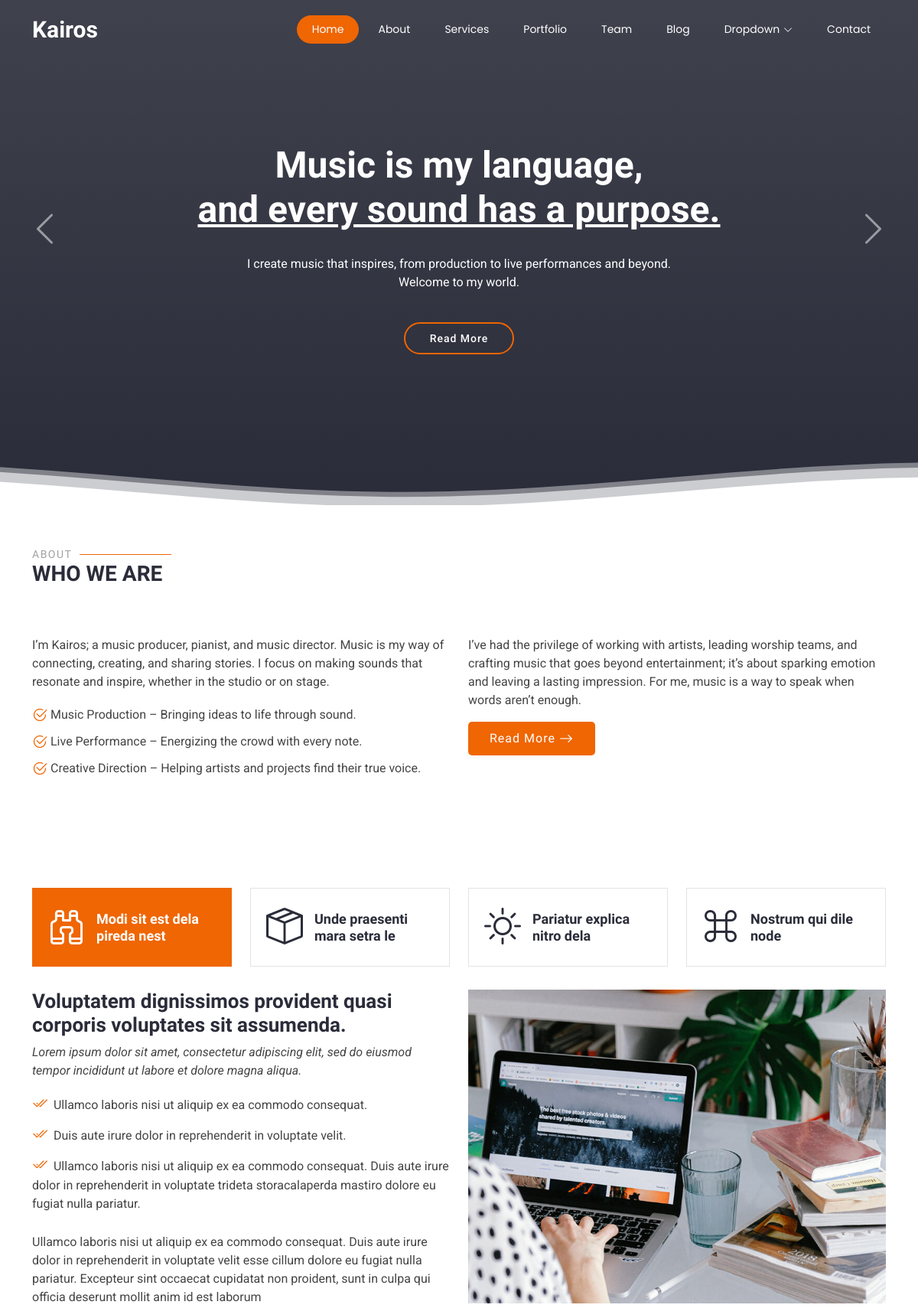
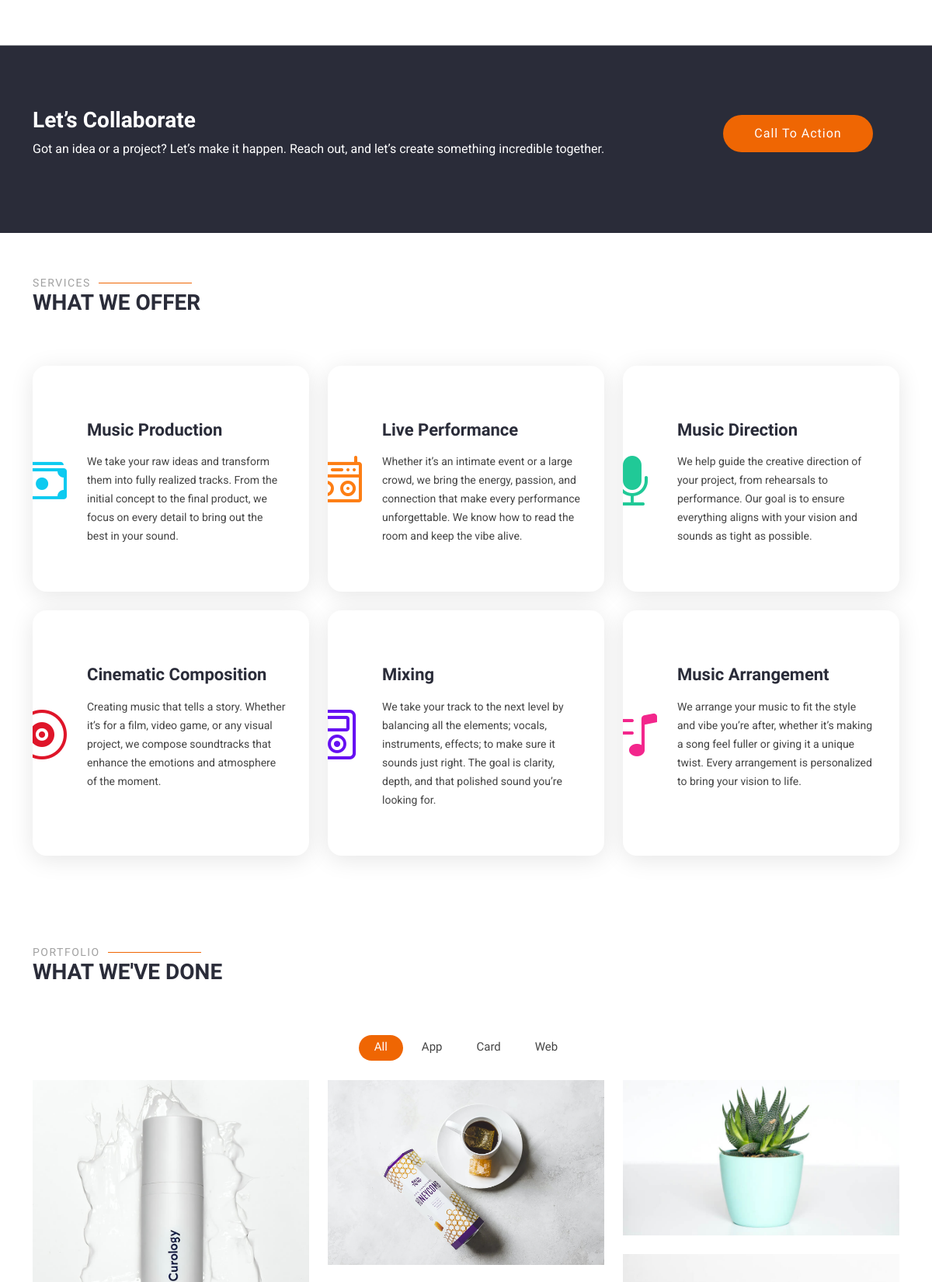
The page / (upper part) on the database its author committed (2 pictures, top to bottom).
### app/models.py (models this page shows, shortened)
class PageTitle(models.Model):
    title = models.CharField(max_length=100)

class Heropage(models.Model):
    heading_text_1 = models.CharField(max_length=100)
    heading_underline_text_1 = models.CharField(max_length=100)
    heading_description_1 = models.TextField()
    heading_text_2 = models.CharField(max_length=100)
    heading_underline_text_2 = models.CharField(max_length=100)
    heading_description_2 = models.TextField()

class About(models.Model):
    short_about = models.TextField()
    about_list_1=models.CharField(max_length=255)
    about_list_2=models.CharField(max_length=255)
    about_list_3=models.CharField(max_length=255)
    long_about = models.TextField()

class Whatoffered(models.Model):
    title = models.CharField(max_length=100)
    description = models.TextField()

### app/views.py (the view)
# urls.py: path("", views.home, name="home"),
def home(request):
    title = PageTitle.objects.first()
    heroitems = Heropage.objects.first()
    about = About.objects.first()
    whatoffered = Whatoffered.objects.all()
    context = {
        'title': title.title,
        'heading_text_1': heroitems.heading_text_1,
        'heading_underline_text_1': heroitems.heading_underline_text_1,
        'heading_description_1': heroitems.heading_description_1,
        'heading_text_2': heroitems.heading_text_2,
        'heading_underline_text_2': heroitems.heading_underline_text_2,
        'heading_description_2': heroitems.heading_description_2,
        'short_about': about.short_about,
        'about_list_1': about.about_list_1,
        'about_list_2': about.about_list_2,
        'about_list_3': about.about_list_3,
        'long_about': about.long_about,
        'testimonials': Testimonial.objects.all(),
        'faq': Faq.objects.all(),
    }
    for i, item in enumerate(whatoffered, start=1):
        context['what_offered_title_%s' %i] = item.title
        context['what_offered_description_%s' %i] = item.description
    return render(request, "index.html", context)

### templates/index.html (shortened to what this page needs)
<!DOCTYPE html>
{% load static %}
<html lang="en">
<head>
  <link href="{% static 'vendor/bootstrap/css/bootstrap.min.css'%}" rel="stylesheet">
  <link href="{% static 'vendor/bootstrap-icons/bootstrap-icons.css'%}" rel="stylesheet">
  <link href="{% static 'vendor/aos/aos.css'%}" rel="stylesheet">
  <link href="{% static 'vendor/animate.css/animate.min.css'%}" rel="stylesheet">
  <link href="{% static 'vendor/glightbox/css/glightbox.min.css'%}" rel="stylesheet">
  <link href="{% static 'vendor/swiper/swiper-bundle.min.css'%}" rel="stylesheet">
  <link href="{% static 'css/main.css'%}" rel="stylesheet">
</head>
<body class="index-page">
  <header id="header" class="header d-flex align-items-center fixed-top">
    <div class="container-fluid container-xl position-relative d-flex align-items-center justify-content-between">
      <a href="index.html" class="logo d-flex align-items-center">
        <h1 class="sitename">{{title}}</h1>
      </a>
      <nav id="navmenu" class="navmenu">
        <ul>
          <li><a href="#hero" class="active">Home</a></li>
          <li><a href="#about">About</a></li>
          <li><a href="#services">Services</a></li>
          <li><a href="#portfolio">Portfolio</a></li>
          <li><a href="#team">Team</a></li>
          <li><a href="blog.html">Blog</a></li>
          <li class="dropdown"><a href="#"><span>Dropdown</span> <i class="bi bi-chevron-down toggle-dropdown"></i></a>
          </li>
          <li><a href="#contact">Contact</a></li>
        </ul>
      </nav>
    </div>
  </header>
  <main class="main">
    <section id="hero" class="hero section dark-background">
      <div id="hero-carousel" data-bs-interval="5000" class="container carousel carousel-fade" data-bs-ride="carousel">
        <div class="carousel-item active">
          <div class="carousel-container">
            <h2 class="animate__animated animate__fadeInDown">{{heading_text_1}}
              <br><span>{{heading_underline_text_1}}</span>
            </h2>
            <p class="animate__animated animate__fadeInUp">{{heading_description_1}}</p>
            <a href="#about" class="btn-get-started animate__animated animate__fadeInUp scrollto">Read More</a>
          </div>
        </div>
        <a class="carousel-control-prev" href="#hero-carousel" role="button" data-bs-slide="prev">
          <span class="carousel-control-prev-icon bi bi-chevron-left" aria-hidden="true"></span>
        </a>
        <a class="carousel-control-next" href="#hero-carousel" role="button" data-bs-slide="next">
          <span class="carousel-control-next-icon bi bi-chevron-right" aria-hidden="true"></span>
        </a>
      </div>
    </section>
    <section id="about" class="about section">
      <div class="container section-title" data-aos="fade-up">
        <h2>About</h2>
        <p>Who we are</p>
      </div>
      <div class="container">
        <div class="row gy-4">
          <div class="col-lg-6 content" data-aos="fade-up" data-aos-delay="100">
            <p>
              {{short_about}}
            </p>
            <ul>
              <li><i class="bi bi-check2-circle"></i> <span>{{about_list_1}}</span></li>
              <li><i class="bi bi-check2-circle"></i> <span>{{about_list_2}}</span></li>
              <li><i class="bi bi-check2-circle"></i> <span>{{about_list_3}}</span></li>
            </ul>
          </div>
          <div class="col-lg-6" data-aos="fade-up" data-aos-delay="200">
            <p>{{long_about}} </p>
            <a href="#" class="read-more"><span>Read More</span><i class="bi bi-arrow-right"></i></a>
          </div>
        </div>
      </div>
    </section>
    <section id="features" class="features section">
      <div class="container">
        <ul class="nav nav-tabs row  d-flex" data-aos="fade-up" data-aos-delay="100">
          <li class="nav-item col-3">
            <a class="nav-link active show" data-bs-toggle="tab" data-bs-target="#features-tab-1">
              <i class="bi bi-binoculars"></i>
              <h4 class="d-none d-lg-block">Modi sit est dela pireda nest</h4>
            </a>
          </li>
          <li class="nav-item col-3">
            <a class="nav-link" data-bs-toggle="tab" data-bs-target="#features-tab-2">
              <i class="bi bi-box-seam"></i>
              <h4 class="d-none d-lg-block">Unde praesenti mara setra le</h4>
            </a>
          </li>
          <li class="nav-item col-3">
            <a class="nav-link" data-bs-toggle="tab" data-bs-target="#features-tab-3">
              <i class="bi bi-brightness-high"></i>
              <h4 class="d-none d-lg-block">Pariatur explica nitro dela</h4>
            </a>
          </li>
          <li class="nav-item col-3">
            <a class="nav-link" data-bs-toggle="tab" data-bs-target="#features-tab-4">
              <i class="bi bi-command"></i>
              <h4 class="d-none d-lg-block">Nostrum qui dile node</h4>
            </a>
          </li>
        </ul>
        <div class="tab-content" data-aos="fade-up" data-aos-delay="200">
          <div class="tab-pane fade active show" id="features-tab-1">
            <div class="row">
              <div class="col-lg-6 order-2 order-lg-1 mt-3 mt-lg-0">
                <h3>Voluptatem dignissimos provident quasi corporis voluptates sit assumenda.</h3>
                <p class="fst-italic">
                  Lorem ipsum dolor sit amet, consectetur adipiscing elit, sed do eiusmod tempor incididunt ut labore et
                  dolore
                  magna aliqua.
                </p>
                <ul>
                  <li><i class="bi bi-check2-all"></i>
                    <spab>Ullamco laboris nisi ut aliquip ex ea commodo consequat.</spab>
                  </li>
                  <li><i class="bi bi-check2-all"></i> <span>Duis aute irure dolor in reprehenderit in voluptate
                      velit</span>.</li>
                  <li><i class="bi bi-check2-all"></i> <span>Ullamco laboris nisi ut aliquip ex ea commodo consequat.
                      Duis aute irure dolor in reprehenderit in voluptate trideta storacalaperda mastiro dolore eu
                      fugiat nulla pariatur.</span></li>
                </ul>
                <p>
                  Ullamco laboris nisi ut aliquip ex ea commodo consequat. Duis aute irure dolor in reprehenderit in
                  voluptate
                  velit esse cillum dolore eu fugiat nulla pariatur. Excepteur sint occaecat cupidatat non proident,
                  sunt in
                  culpa qui officia deserunt mollit anim id est laborum
                </p>
              </div>
              <div class="col-lg-6 order-1 order-lg-2 text-center">
                <img src="{% static 'img/working-1.jpg'%}" alt="" class="img-fluid">
              </div>
            </div>
          </div>
        </div>
      </div>
    </section>
    <section id="call-to-action" class="call-to-action section dark-background">
      <div class="container">
        <div class="row" data-aos="zoom-in" data-aos-delay="100">
          <div class="col-xl-9 text-center text-xl-start">
            <h3>Let’s Collaborate</h3>
            <p>Got an idea or a project? Let’s make it happen. Reach out, and let’s create something
              incredible together.</p>
          </div>
          <div class="col-xl-3 cta-btn-container text-center">
            <a class="cta-btn align-middle" href="https://www.instagram.com/kairoskeys/">Call To Action</a>
          </div>
        </div>
      </div>
    </section>
    <section id="services" class="services section">
      <div class="container section-title" data-aos="fade-up">
        <h2>Services</h2>
        <p>What we offer</p>
      </div>
      <div class="container">
        <div class="row gy-4">
          <div class="col-lg-4 col-md-6" data-aos="fade-up" data-aos-delay="100">
            <div class="service-item  position-relative">
              <div class="icon">
                <i class="bi bi-cash-stack" style="color: #0dcaf0;"></i>
              </div>
              <a href="service-details.html" class="stretched-link">
                <h3>{{what_offered_title_1}}</h3>
              </a>
              <p>{{what_offered_description_1}}</p>
            </div>
          </div>
          <div class="col-lg-4 col-md-6" data-aos="fade-up" data-aos-delay="200">
            <div class="service-item position-relative">
              <div class="icon">
                <i class="bi bi-boombox" style="color: #fd7e14;"></i>
              </div>
              <a href="service-details.html" class="stretched-link">
                <h3>{{what_offered_title_2}}</h3>
              </a>
              <p>{{what_offered_description_2}}</p>
            </div>
          </div>
          <div class="col-lg-4 col-md-6" data-aos="fade-up" data-aos-delay="300">
            <div class="service-item position-relative">
              <div class="icon">
                <i class="bi bi-mic-fill" style="color: #20c997;"></i>
              </div>
              <a href="service-details.html" class="stretched-link">
                <h3>{{what_offered_title_3}}</h3>
              </a>
              <p>{{what_offered_description_3}}</p>
            </div>
          </div>
          <div class="col-lg-4 col-md-6" data-aos="fade-up" data-aos-delay="400">
            <div class="service-item position-relative">
              <div class="icon">
                <i class="bi bi-vinyl" style="color: #df1529;"></i>
              </div>
              <a href="service-details.html" class="stretched-link">
                <h3>{{what_offered_title_4}}</h3>
              </a>
              <p>{{what_offered_description_4}}</p>
            </div>
          </div>
          <div class="col-lg-4 col-md-6" data-aos="fade-up" data-aos-delay="500">
            <div class="service-item position-relative">
              <div class="icon">
                <i class="bi bi-music-player" style="color: #6610f2;"></i>
              </div>
              <a href="service-details.html" class="stretched-link">
                <h3>{{what_offered_title_5}}</h3>
              </a>
              <p>{{what_offered_description_5}}</p>
            </div>
          </div>
          <div class="col-lg-4 col-md-6" data-aos="fade-up" data-aos-delay="600">
            <div class="service-item position-relative">
              <div class="icon">
                <i class="bi bi-music-note-list" style="color: #f3268c;"></i>
              </div>
              <a href="service-details.html" class="stretched-link">
                <h3>{{what_offered_title_6}}</h3>
              </a>
              <p>{{what_offered_description_6}}</p>
            </div>
          </div>
        </div>
      </div>
    </section>
    <section id="portfolio" class="portfolio section">
      <div class="container section-title" data-aos="fade-up">
        <h2>Portfolio</h2>
        <p>What we've done</p>
      </div>
      <div class="container">
        <div class="isotope-layout" data-default-filter="*" data-layout="masonry" data-sort="original-order">
          <ul class="portfolio-filters isotope-filters" data-aos="fade-up" data-aos-delay="100">
            <li data-filter="*" class="filter-active">All</li>
            <li data-filter=".filter-app">App</li>
            <li data-filter=".filter-product">Card</li>
            <li data-filter=".filter-branding">Web</li>
          </ul>
          <div class="row gy-4 isotope-container" data-aos="fade-up" data-aos-delay="200">
            <div class="col-lg-4 col-md-6 portfolio-item isotope-item filter-app">
              <img src="{% static 'img/masonry-portfolio/masonry-portfolio-1.jpg" class="img-fluid" alt="">
            </div>
            <div class="col-lg-4 col-md-6 portfolio-item isotope-item filter-product">
              <img src="{% static 'img/masonry-portfolio/masonry-portfolio-2.jpg'%}" class="img-fluid" alt="">
            </div>
            <div class="col-lg-4 col-md-6 portfolio-item isotope-item filter-branding">
              <img src="{% static 'img/masonry-portfolio/masonry-portfolio-3.jpg'%}" class="img-fluid" alt="">
            </div>
            <div class="col-lg-4 col-md-6 portfolio-item isotope-item filter-app'%}">
              <img src="{% static 'img/masonry-portfolio/masonry-portfolio-4.jpg" class="img-fluid" alt="">
            </div>
          </div>
        </div>
      </div>
    </section>
  </main>
</body>
</html>

### rows shown on the page
PageTitle: title "Kairos"
Heropage: heading_text_1 "Music is my language,", heading_underline_text_1 "and every sound has a purpose.", heading_description_1 "I create music that inspires, from production to live performances and beyond. Welcome to my world."
About: short_about "I’m Kairos; a music producer, pianist, and music director. Music is my way of connecting, creating, and sharing stories. I focus on making sounds that resonate and inspire, whether in the studio or on stage.", about_list_1 "Music Production – Bringing ideas to life through sound.", about_list_2 "Live Performance – Energizing the crowd with every note.", about_list_3 "Creative Direction – Helping artists and projects find their true voice.", long_about "I’ve had the privilege of working with artists, leading worship teams, and crafting music that goes beyond entertainment; it’s about sparking emotion and leaving a lasting impression. For me, music is a way to speak when words aren’t enough."
Whatoffered: title "Music Production", description "We take your raw ideas and transform them into fully realized tracks. From the initial concept to the final product, we focus on every detail to bring out the best in your sound."
Whatoffered: title "Live Performance", description "Whether it’s an intimate event or a large crowd, we bring the energy, passion, and connection that make every performance unforgettable. We know how to read the room and keep the vibe alive."
Whatoffered: title "Music Direction", description "We help guide the creative direction of your project, from rehearsals to performance. Our goal is to ensure everything aligns with your vision and sounds as tight as possible."
Whatoffered: title "Cinematic Composition", description "Creating music that tells a story. Whether it’s for a film, video game, or any visual project, we compose soundtracks that enhance the emotions and atmosphere of the moment."
Whatoffered: title "Mixing", description "We take your track to the next level by balancing all the elements; vocals, instruments, effects; to make sure it sounds just right. The goal is clarity, depth, and that polished sound you’re looking for."
Whatoffered: title "Music Arrangement", description "We arrange your music to fit the style and vibe you’re after, whether it’s making a song feel fuller or giving it a unique twist. Every arrangement is personalized to bring your vision to life."
